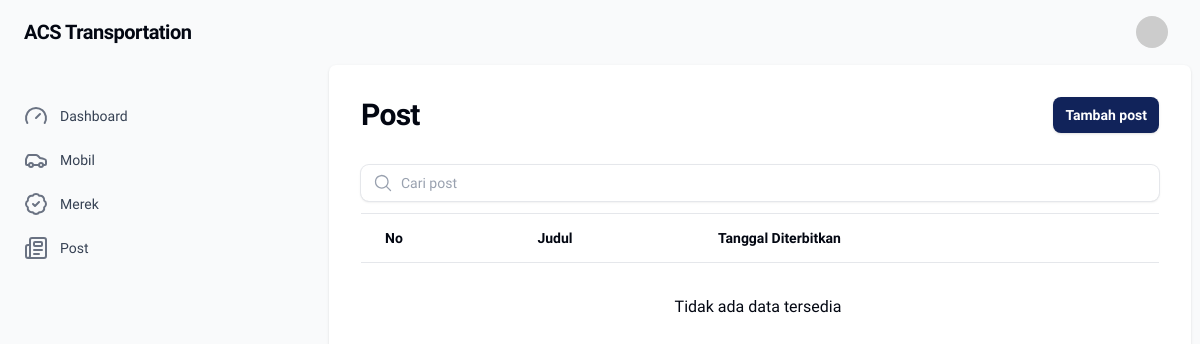
Before: /admin/post/index.php with the older database file.
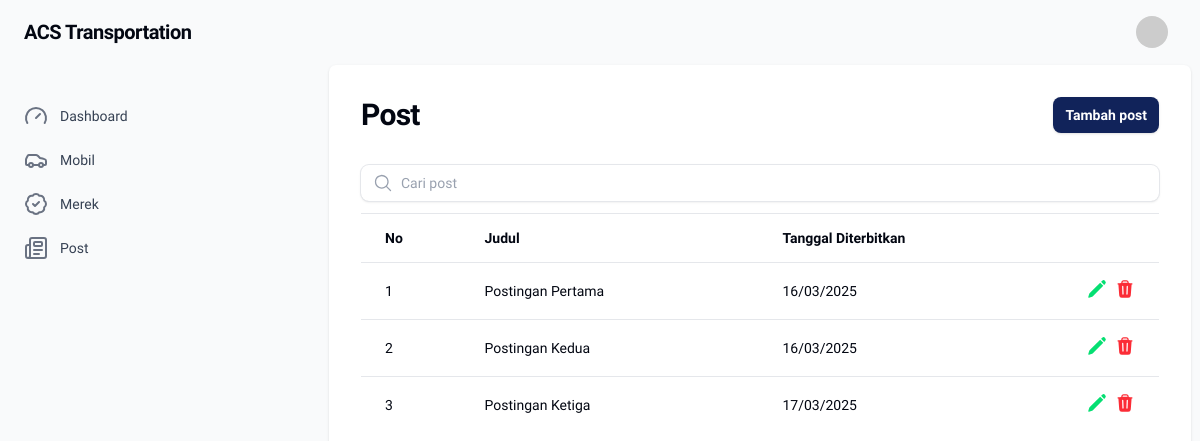
After: the same page with the newer database file.
### tables this page shows
CREATE TABLE `posts` (
  `id` int NOT NULL,
  `title` varchar(255) NOT NULL,
  `body` text NOT NULL,
  `published_at` timestamp NULL DEFAULT NULL,
  `created_at` timestamp NOT NULL DEFAULT CURRENT_TIMESTAMP,
  `updated_at` timestamp NOT NULL DEFAULT CURRENT_TIMESTAMP
);

### admin/post/index.php (the view, shortened to what the changed rows need)
<?php
$db = new Database();
$conn = $db->conn;
$query = "SELECT * FROM posts";
$result = $conn->query($query);
$thead = ['No', 'Judul', 'Tanggal Diterbitkan'];
$no = 1;
?>
<?php include __DIR__ . "/../../views/components/admin-header.php" ?>
<main class="main mx-auto h-full w-full px-4 md:px-6 lg:px-8 max-w-7xl bg-white shadow">
    <section class="flex flex-col gap-y-8 py-8">
        <header class="flex flex-col gap-4 sm:flex-row sm:items-center sm:justify-between">
            <div>
                <h1 class="text-2xl font-bold tracking-tight text-gray-950 dark:text-white sm:text-3xl">
                    Post
                </h1>
            </div>
        </header>
        <div class="divide-y divide-gray-200">
            <div class="relative divide-y divide-gray-200 overflow-x-auto">
                <table class="w-full table-auto divide-y divide-gray-200 text-start">
                    <thead class="divide-y divide-gray-200">
                        <tr class="">
                            <?php foreach ($thead as $th) : ?>
                                <th class="px-3 py-3.5 sm:first-of-type:ps-6 sm:last-of-type:pe-6">
                                    <div class="flex items-center justify-start">
                                        <span class="text-sm font-semibold text-gray-950"><?= $th ?></span>
                                    </div>
                                </th>
                            <?php endforeach; ?>
                            <th class="w-1"></th>
                        </tr>
                    </thead>
                    <tbody class="divide-y divide-gray-200 whitespace-nowrap">
                        <?php if ($result->num_rows > 0) : ?>
                            <?php while ($row = $result->fetch_assoc()) : ?>
                                <tr class="hover:bg-gray-50">
                                    <td class="p-0 first-of-type:ps-1 last-of-type:pe-1 sm:first-of-type:ps-3 sm:last-of-type:pe-3">
                                        <a href="edit.php?id=<?php echo $row['id']; ?>">
                                            <div class="px-3 py-4">
                                                <span class="text-sm leading-6 text-gray-950 dark:text-white font-medium"><?= $no++; ?></span>
                                            </div>
                                        </a>
                                    </td>
                                    <td class="p-0 first-of-type:ps-1 last-of-type:pe-1 sm:first-of-type:ps-3 sm:last-of-type:pe-3">
                                        <a href="edit.php?id=<?php echo $row['id']; ?>">
                                            <div class="px-3 py-4">
                                                <span class="text-sm leading-6 text-gray-950 dark:text-white font-medium"><?= $row['title']; ?></span>
                                            </div>
                                        </a>
                                    </td>
                                    <td class="p-0 first-of-type:ps-1 last-of-type:pe-1 sm:first-of-type:ps-3 sm:last-of-type:pe-3">
                                        <a href="edit.php?id=<?php echo $row['id']; ?>">
                                            <div class="px-3 py-4">
                                                <span class="text-sm leading-6 text-gray-950 dark:text-white font-medium"><?= date('d/m/Y', strtotime($row['published_at'])) ?></span>
                                            </div>
                                        </a>
                                    </td>
                                    <td class="flex p-0 first-of-type:ps-1 last-of-type:pe-1 sm:first-of-type:ps-3 sm:last-of-type:pe-3">
                                        <div class="flex items-center gap-x-2 whitespace-nowrap px-3 py-4">
                                            <a href="edit.php?id=<?php echo $row['id']; ?>">
                                            </a>
                                            <a href="delete.php?id=<?php echo $row['id']; ?>" onclick="return confirm('Yakin ingin menghapus?');">
                                            </a>
                                        </div>
                                    </td>
                                </tr>
                            <?php endwhile; ?>
                        <?php else : ?>
                            <tr>
                                <td class="pt-8 text-center" colspan="<?php echo count($thead); ?>">Tidak ada data tersedia</td>
                            </tr>
                        <?php endif; ?>
                    </tbody>
                </table>
            </div>
        </div>
    </section>
</main>
<?php include __DIR__ . "/../../views/components/admin-footer.php" ?>

### views/components/admin-footer.php (shortened to what the changed rows need)
<?php
$links = [
    [
        'title' => 'Dashboard',
        'route' => '/admin/',
        'icon'  => '<svg xmlns="http://www.w3.org/2000/svg" width="24" height="24" viewBox="0 0 24 24" fill="none" stroke="currentColor" stroke-width="2" stroke-linecap="round" stroke-linejoin="round" class="lucide lucide-gauge"><path d="m12 14 4-4"/><path d="M3.34 19a10 10 0 1 1 17.32 0"/></svg>'
    ],
    [
        'title' => 'Mobil',
        'route' => '/admin/mobil/',
        'icon'  => '<svg xmlns="http://www.w3.org/2000/svg" width="24" height="24" viewBox="0 0 24 24" fill="none" stroke="currentColor" stroke-width="2" stroke-linecap="round" stroke-linejoin="round" class="lucide lucide-car"><path d="M19 17h2c.6 0 1-.4 1-1v-3c0-.9-.7-1.7-1.5-1.9C18.7 10.6 16 10 16 10s-1.3-1.4-2.2-2.3c-.5-.4-1.1-.7-1.8-.7H5c-.6 0-1.1.4-1.4.9l-1.4 2.9A3.7 3.7 0 0 0 2 12v4c0 .6.4 1 1 1h2"/><circle cx="7" cy="17" r="2"/><path d="M9 17h6"/><circle cx="17" cy="17" r="2"/></svg>'
    ],
    [
        'title' => 'Merek',
        'route' => '/admin/merek/',
        'icon'  => '<svg xmlns="http://www.w3.org/2000/svg" width="24" height="24" viewBox="0 0 24 24" fill="none" stroke="currentColor" stroke-width="2" stroke-linecap="round" stroke-linejoin="round" class="lucide lucide-badge-check"><path d="M3.85 8.62a4 4 0 0 1 4.78-4.77 4 4 0 0 1 6.74 0 4 4 0 0 1 4.78 4.78 4 4 0 0 1 0 6.74 4 4 0 0 1-4.77 4.78 4 4 0 0 1-6.75 0 4 4 0 0 1-4.78-4.77 4 4 0 0 1 0-6.76Z"/><path d="m9 12 2 2 4-4"/></svg>'
    ],
    [
        'title' => 'Post',
        'route' => '/admin/post/',
        'icon'  => '<svg xmlns="http://www.w3.org/2000/svg" width="24" height="24" viewBox="0 0 24 24" fill="none" stroke="currentColor" stroke-width="2" stroke-linecap="round" stroke-linejoin="round" class="lucide lucide-newspaper"><path d="M15 18h-5"/><path d="M18 14h-8"/><path d="M4 22h16a2 2 0 0 0 2-2V4a2 2 0 0 0-2-2H8a2 2 0 0 0-2 2v16a2 2 0 0 1-4 0v-9a2 2 0 0 1 2-2h2"/><rect x="10" y="6" width="8" height="4" rx="1"/></svg>'
    ]
];
$current_page = $_SERVER['REQUEST_URI'];
?>
</div>
<aside :class="open ? 'w-[--sidebar-width] translate-x-0 shadow-xl rtl:-translate-x-0 lg:sticky' : 'w-[--sidebar-width] -translate-x-full rtl:translate-x-full lg:sticky'" class="w-80 fixed inset-y-0 start-0 z-30 flex flex-col h-screen content-start bg-white transition-all lg:z-0 lg:bg-transparent lg:shadow-none lg:ring-0 lg:transition-none lg:translate-x-0 lg:sticky"
    x-transition:enter="transition duration-300"
    x-transition:enter-start="-translate-x-full"
    x-transition:enter-end="translate-x-0"
    x-transition:leave="transition duration-300"
    x-transition:leave-start="translate-x-0"
    x-transition:leave-end="-translate-x-full">
    <div class="flex flex-col flex-grow gap-y-7 overflow-x-hidden overflow-y-auto px-6 py-8" style="scrollbar-gutter: stable">
        <ul class="-mx-2 flex flex-col gap-y-1 h-auto">
            <?php
            foreach ($links as $key => $link) :
                $isActive = ($current_page === $link['route']);
            ?>
                <li class="">
                    <a href="<?= $link['route'] ?>" class="relative flex items-center justify-center gap-x-3 rounded-lg px-2 py-2 outline-none transition duration-75 <?= $isActive ? 'bg-white border border-gray-950/10 shadow-2xs' : 'hover:bg-gray-100'; ?> focus-visible:bg-gray-100">
                        <div class="<?= $isActive ? 'text-primary' : 'text-gray-500'; ?>">
                            <?= $link['icon'] ?>
                        </div>
                        <span class="flex-1 truncate text-sm font-medium <?= $isActive ? 'text-gray-950' : 'text-gray-700'; ?>">
                            <?= $link['title'] ?>
                        </span>
                    </a>
                </li>
            <?php
            endforeach;
            ?>
        </ul>
    </div>
</aside>
</div>
</body>
</html>

Changed rows visible on the page:
added posts: title "Postingan Pertama", published_at "16/03/2025"
added posts: title "Postingan Kedua", published_at "16/03/2025"
added posts: title "Postingan Ketiga", published_at "17/03/2025"
Other visible differences:
text no longer shown: "Tidak ada data tersedia"
